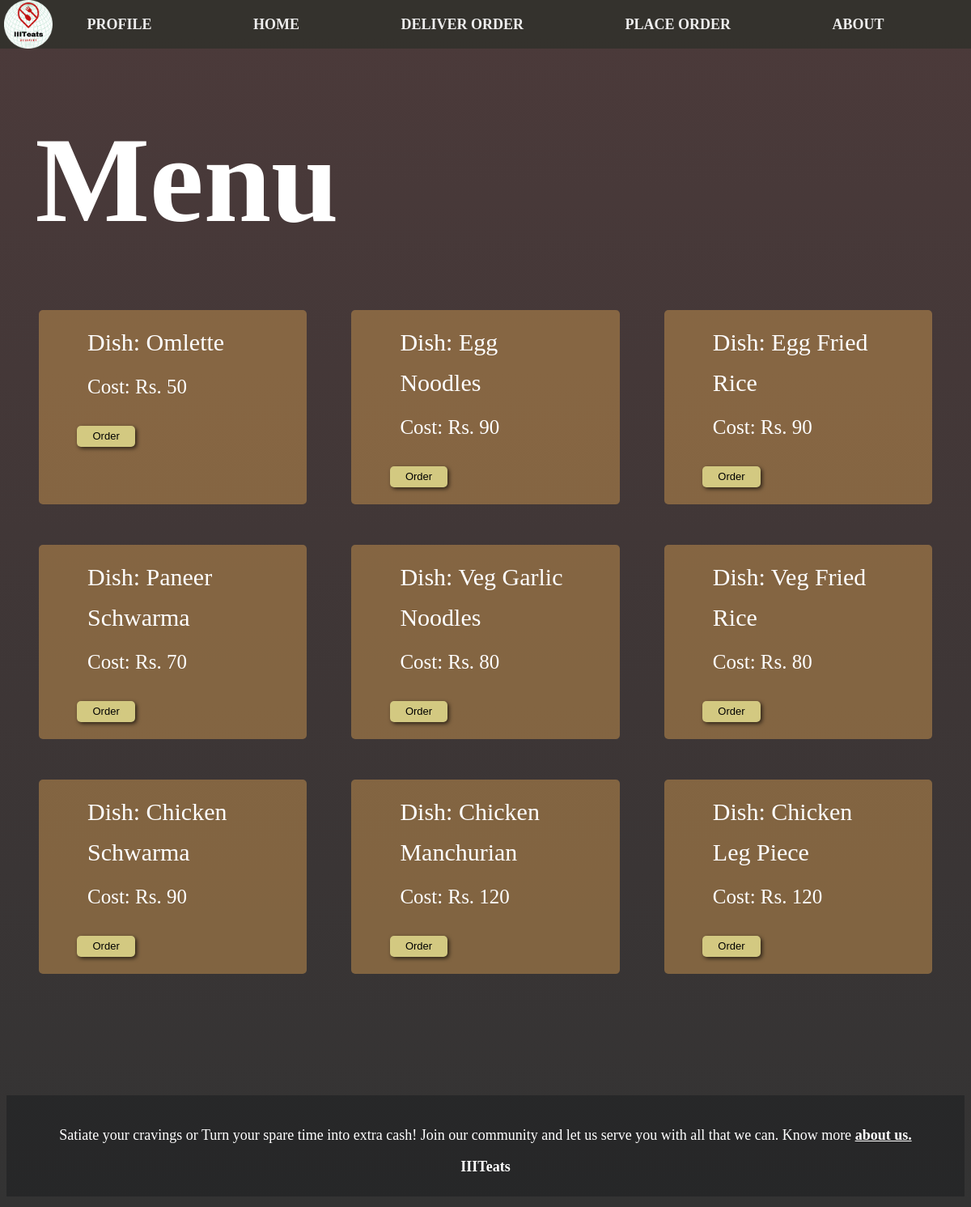
/menu.html?canteenId=3, run on the app's committed database.
### tables this page shows
CREATE TABLE Menu (
menu_id INTEGER PRIMARY KEY,
canteen_id INTEGER NOT NULL,
item_name TEXT NOT NULL,
item_price INTEGER NOT NULL,
FOREIGN KEY (canteen_id) REFERENCES Canteens(canteen_id));

### app.py (the view)
@app.route('/menu.html', methods=['GET'])
def menu():
    canteen_id = request.args.get('canteenId')
    conn = sqlite3.connect('iiiteats.db')  # Replace 'your_database.db' with your actual database file path
    cursor = conn.cursor()
    query = "SELECT menu_id, item_name, item_price FROM menu WHERE canteen_id = ?"
    cursor.execute(query, (canteen_id,))
    menu_items = cursor.fetchall()
    conn.close()
    return render_template('menu.html', menu_items=menu_items, canteen_id=canteen_id)

### templates/menu.html (shortened to what this page needs)
<!DOCTYPE html>
<html lang="en">
  <head>
    <link rel="stylesheet" href="../static/menu.css" />
    <link rel="stylesheet" href="../static/navbar.css" />
    <link rel="stylesheet" href="../static/footer.css" />
  </head>
  <body>
    <nav class="navbar">
      <img src="../static/hackathon_logo.png" alt="logo" />
      <a href="/profile">PROFILE</a>
      <a href="/main">HOME</a>
      <a href="/take_orders">DELIVER ORDER</a>
      <a href="/canteens">PLACE ORDER</a>
      <a href="/about">ABOUT</a>
    </nav>
    <h1 class="ftitle">Menu</h1>
    <div class="menu-container">
      {% for item in menu_items %}
      <div class="menu-item">
        <div class="item-name">Dish: {{ item[1] }}</div>
        <div class="item-price">Cost: Rs. {{ item[2] }} </div>
        <div class="order-button">
          <button class="order" onclick="toggleOrderForm('{{ item[0] }}')">
            Order
          </button>
        </div>
      </div>
      {% endfor %}
    </div>
    <footer>
        <br>
        <p>Satiate your cravings or Turn your spare time into extra cash! Join our community and let us serve you with all that we can. Know more <u> <b> <a
                        href="/about">about us.</a> </u> </b> </p>
        <p><b>IIITeats</b></p>
        <br>
    </footer>
  </body>
</html>

### static/menu.css (style rules this page uses)
body { background-image: linear-gradient( to bottom, rgba(31, 9, 9, 0.8), rgba(0, 0, 0, 0.8) ), url("https://cutewallpaper.org/21/fast-food-wallpaper/Wallpaper-tomato-hamburger-Patty-sandwich-fast-food-bun-.jpg"); background-repeat: no-repeat; background-size: cover; background-attachment: fixed; color: white; }
.ftitle { font-size: 150px; margin: 30px 0px; margin-top: 100px; margin-bottom: 3%; font-family: cursive; padding: 3%; }
.menu-container { display: flex; flex-wrap: wrap; justify-content: space-between; margin: 40px; }
.menu-item { width: 30%; line-height: 50px; border-radius: 5px; background-color: rgba(185, 138, 76, 0.568); padding: 10px; margin-bottom: 50px; box-sizing: border-box; }
.item-name { font-size: 30px; margin: 5px 50px; margin-bottom: 5px; }
.item-price { margin: 5px 50px; margin-bottom: 10px; font-size: 25px; }
.order-button { margin-top: 10px; margin-left: 12%; }
.order { cursor: pointer; padding: 2% 7%; border: none; box-shadow: 2px 2px 5px rgba(0, 0, 0, 0.668); font-size: 13px; background-color: rgb(211 201 129); border-radius: 5px; }
h1 { margin-top: 5%; }

### static/navbar.css (style rules this page uses)
.navbar { background-color: rgba(49, 49, 43, 0.849); position: fixed; z-index: 100; top: 0; left: 0; height: 60px; width: 100%; display: flex; justify-content: space-evenly; align-items: center; }
.navbar a { float: left; display: block; color: #eeeeee; text-align: center; padding: 15px 18px; font-size: 18px; font-weight: bold; }
a, a:hover, a:focus, a:active { text-decoration: none; color: inherit; }
.navbar img { width: 60px; height: 60px; position: absolute; top: 0px; left: 5px; }

### static/footer.css (style rules this page uses)
footer { margin-top: 100px; text-align: center; bottom: 0; font-size: 18px; width: 100%; height: 125px; background-color: #1f202293; color: white; }

### data on the page
Menu: item_name "Omlette", item_price "50"
Menu: item_name "Egg Noodles", item_price "90"
Menu: item_name "Egg Fried Rice", item_price "90"
Menu: item_name "Paneer Schwarma", item_price "70"
Menu: item_name "Veg Garlic Noodles", item_price "80"
Menu: item_name "Veg Fried Rice", item_price "80"
Menu: item_name "Chicken Schwarma", item_price "90"
Menu: item_name "Chicken Manchurian", item_price "120"
Menu: item_name "Chicken Leg Piece", item_price "120"
